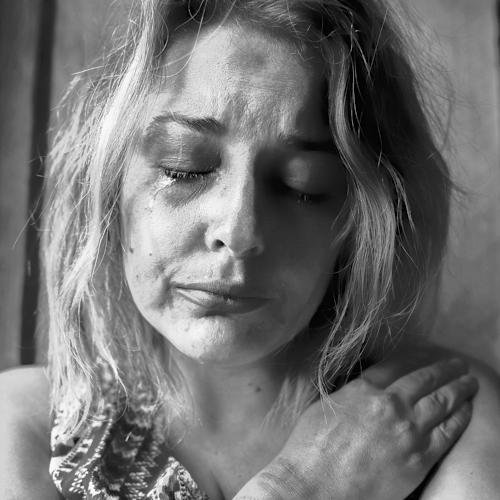
%> input picture analysis/figures/Shined_S_IAPS2.jpg, 500 x 500 px
$ octave BRDemo.m   (GNU Octave 9; MATLAB toolbox functions it lacks are replaced by stand-ins)
%> lines starting %> are read from the running program, lines starting %| are printed output that depends on the picture
clear all
close all

image1 = double(imread('./Shined_S_IAPS2.jpg'))/255;
%> image1: size 500x500 double; min 0, max 1, mean 0.445
image2 = double(imread('./Shined_S_IAPS1.jpg'))/255;
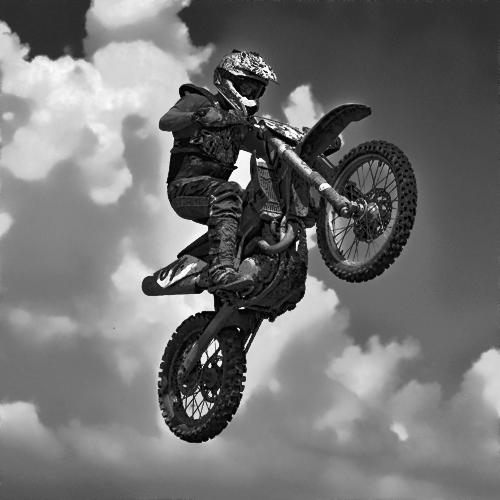
%> input picture analysis/figures/Shined_S_IAPS1.jpg, 500 x 500 px
%> image2: size 500x500 double; min 0, max 1, mean 0.445; mean of the top-left, top-right, bottom-left and bottom-right quarters 0.543, 0.275, 0.469, 0.494
[im_size] = size(image1);
%> im_size = [500 500]
[image_R,image_B] = deal(zeros(im_size(1),im_size(2),3));
image_R(:,:,1) = image1 * 1.2;
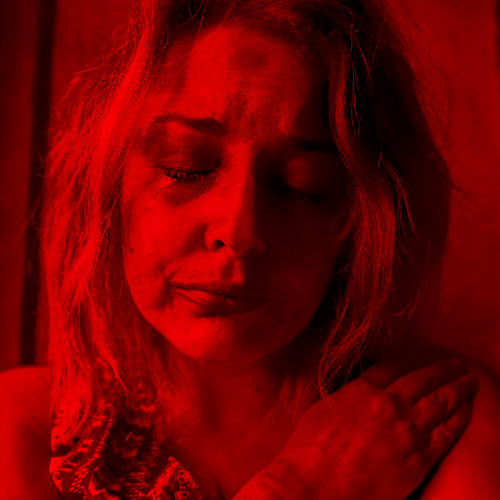
%> image_R: size 500x500x3 double; mean R, G, B 0.534, 0, 0; drawn with min black and max white
image_B(:,:,3) = image2 * 1.2;
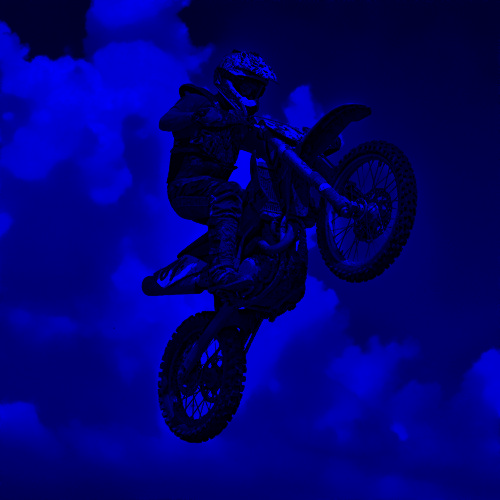
%> image_B: size 500x500x3 double; mean R, G, B 0, 0, 0.534; drawn with min black and max white

gradient_n = 4;

for Percent_b = 0:1/gradient_n:1

   figure('name',sprintf('%.2f',Percent_b));
   imshow(image_R*(1-Percent_b) + image_B*(Percent_b))

end
%> this loop made 5 passes
%> pass 1, `imshow(image_R*(1-Percent_b) + image_B*(Percent_b))`:
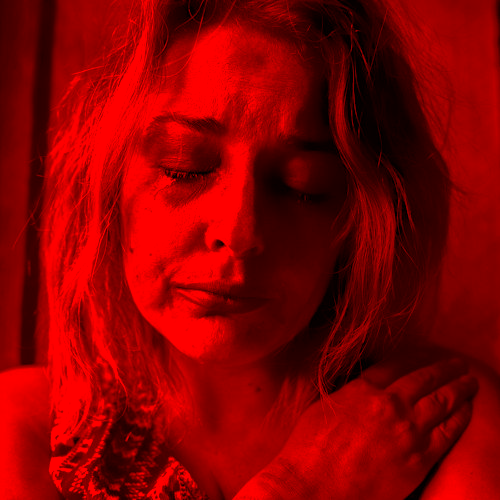
%> displayed picture: size 500x500x3, on the screen's scale of 0 to 255; mean R, G, B 135.4, 0, 0
%> pass 2, `imshow(image_R*(1-Percent_b) + image_B*(Percent_b))`:
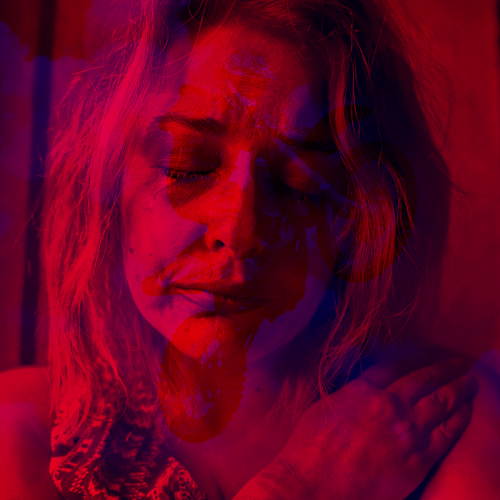
%> displayed picture: size 500x500x3, on the screen's scale of 0 to 255; mean R, G, B 102.2, 0, 34.1
